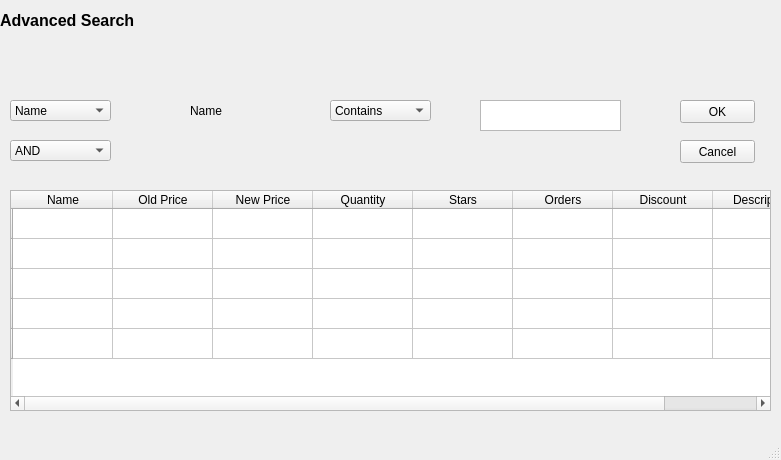
<?xml version="1.0" encoding="UTF-8"?>
<ui version="4.0">
 <class>MainWindow</class>
 <widget class="QMainWindow" name="MainWindow">
  <property name="geometry">
   <rect>
    <x>0</x>
    <y>0</y>
    <width>781</width>
    <height>460</height>
   </rect>
  </property>
  <property name="windowTitle">
   <string>Advanced Filter</string>
  </property>
  <widget class="QWidget" name="centralwidget">
   <widget class="QLabel" name="label">
    <property name="geometry">
     <rect>
      <x>0</x>
      <y>10</y>
      <width>151</width>
      <height>21</height>
     </rect>
    </property>
    <property name="font">
     <font>
      <pointsize>12</pointsize>
      <weight>75</weight>
      <bold>true</bold>
     </font>
    </property>
    <property name="text">
     <string>Advanced Search</string>
    </property>
   </widget>
   <widget class="QComboBox" name="typecomboBox">
    <property name="geometry">
     <rect>
      <x>10</x>
      <y>140</y>
      <width>101</width>
      <height>21</height>
     </rect>
    </property>
    <item>
     <property name="text">
      <string>AND</string>
     </property>
    </item>
    <item>
     <property name="text">
      <string>Linear</string>
     </property>
    </item>
    <item>
     <property name="text">
      <string>OR</string>
     </property>
    </item>
   </widget>
   <widget class="QComboBox" name="columnComboBox">
    <property name="geometry">
     <rect>
      <x>10</x>
      <y>100</y>
      <width>101</width>
      <height>21</height>
     </rect>
    </property>
    <item>
     <property name="text">
      <string>Name</string>
     </property>
    </item>
    <item>
     <property name="text">
      <string>Old Price</string>
     </property>
    </item>
    <item>
     <property name="text">
      <string>New Price</string>
     </property>
    </item>
    <item>
     <property name="text">
      <string>Quantity</string>
     </property>
    </item>
    <item>
     <property name="text">
      <string>Stars</string>
     </property>
    </item>
    <item>
     <property name="text">
      <string>Orders</string>
     </property>
    </item>
    <item>
     <property name="text">
      <string>Discount</string>
     </property>
    </item>
    <item>
     <property name="text">
      <string>Description</string>
     </property>
    </item>
   </widget>
   <widget class="QComboBox" name="FilterComboBox">
    <property name="geometry">
     <rect>
      <x>330</x>
      <y>100</y>
      <width>101</width>
      <height>21</height>
     </rect>
    </property>
    <item>
     <property name="text">
      <string>Contains</string>
     </property>
    </item>
    <item>
     <property name="text">
      <string>Equals to</string>
     </property>
    </item>
    <item>
     <property name="text">
      <string>Starts with</string>
     </property>
    </item>
    <item>
     <property name="text">
      <string>Ends with</string>
     </property>
    </item>
   </widget>
   <widget class="QTextEdit" name="searchBox">
    <property name="geometry">
     <rect>
      <x>480</x>
      <y>100</y>
      <width>141</width>
      <height>31</height>
     </rect>
    </property>
   </widget>
   <widget class="QPushButton" name="okButton">
    <property name="geometry">
     <rect>
      <x>680</x>
      <y>100</y>
      <width>75</width>
      <height>23</height>
     </rect>
    </property>
    <property name="text">
     <string>OK</string>
    </property>
   </widget>
   <widget class="QPushButton" name="cancelButton">
    <property name="geometry">
     <rect>
      <x>680</x>
      <y>140</y>
      <width>75</width>
      <height>23</height>
     </rect>
    </property>
    <property name="text">
     <string>Cancel</string>
    </property>
   </widget>
   <widget class="QLabel" name="showLabel">
    <property name="geometry">
     <rect>
      <x>190</x>
      <y>100</y>
      <width>81</width>
      <height>21</height>
     </rect>
    </property>
    <property name="text">
     <string>Name</string>
    </property>
   </widget>
   <widget class="QTableWidget" name="tableWidget">
    <property name="geometry">
     <rect>
      <x>10</x>
      <y>190</y>
      <width>761</width>
      <height>221</height>
     </rect>
    </property>
    <row>
     <property name="text">
      <string/>
     </property>
    </row>
    <row>
     <property name="text">
      <string/>
     </property>
    </row>
    <row>
     <property name="text">
      <string/>
     </property>
    </row>
    <row>
     <property name="text">
      <string/>
     </property>
    </row>
    <row>
     <property name="text">
      <string/>
     </property>
    </row>
    <column>
     <property name="text">
      <string>Name</string>
     </property>
    </column>
    <column>
     <property name="text">
      <string>Old Price</string>
     </property>
    </column>
    <column>
     <property name="text">
      <string>New Price</string>
     </property>
    </column>
    <column>
     <property name="text">
      <string>Quantity</string>
     </property>
    </column>
    <column>
     <property name="text">
      <string>Stars</string>
     </property>
    </column>
    <column>
     <property name="text">
      <string>Orders</string>
     </property>
    </column>
    <column>
     <property name="text">
      <string>Discount</string>
     </property>
    </column>
    <column>
     <property name="text">
      <string>Description</string>
     </property>
    </column>
   </widget>
  </widget>
  <widget class="QMenuBar" name="menubar">
   <property name="geometry">
    <rect>
     <x>0</x>
     <y>0</y>
     <width>781</width>
     <height>21</height>
    </rect>
   </property>
  </widget>
  <widget class="QStatusBar" name="statusbar"/>
 </widget>
 <resources/>
 <connections/>
</ui>
